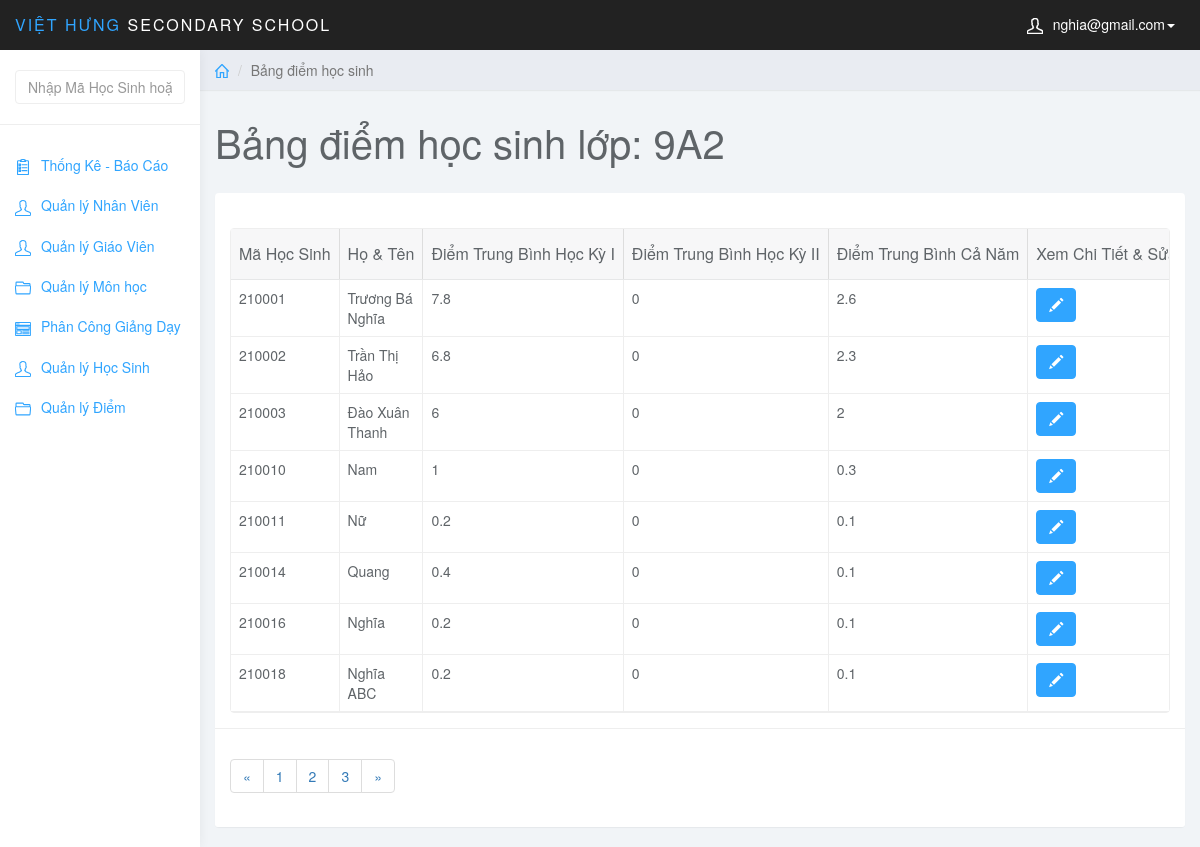
The page /admin/index.php?page=list_diem&id_class=1 (signed in) on the database its author committed.
### tables this page shows
CREATE TABLE `lophoc` (
  `MaLopHoc` varchar(10) NOT NULL,
  `Tenlophoc` varchar(20) NOT NULL,
  `KhoiHoc` varchar(10) NOT NULL,
  PRIMARY KEY (`MaLopHoc`)
);

CREATE TABLE `hocsinh` (
  `MaHS` int(6) NOT NULL,
  `MaLopHoc` varchar(10) NOT NULL,
  `TenHS` varchar(50) NOT NULL,
  `GioiTinh` varchar(5) NOT NULL,
  `NgaySinh` date NOT NULL,
  `NoiSinh` varchar(50) NOT NULL,
  `DanToc` varchar(10) NOT NULL,
  `HoTenCha` varchar(50) NOT NULL,
  `HoTenMe` varchar(50) NOT NULL,
  PRIMARY KEY (`MaHS`),
  KEY `fk_hs_lh` (`MaLopHoc`),
  CONSTRAINT `fk_hs_lh` FOREIGN KEY (`MaLopHoc`) REFERENCES `lophoc` (`MaLopHoc`)
);

### admin/list_diem.php (the view, shortened to what this page needs)
<?php
    $class_id = $_GET['id_class'];
    $sql_view = "SELECT * FROM lophoc WHERE MaLopHoc = '$class_id'";
    $query_view = mysqli_query($conn,$sql_view);
    $row_view = mysqli_fetch_assoc($query_view);
?>
<div class="col-sm-9 col-sm-offset-3 col-lg-10 col-lg-offset-2 main">
		<div class="row">
			<ol class="breadcrumb">
				<li><a href="index.php"><svg class="glyph stroked home"><use xlink:href="#stroked-home"></use></svg></a></li>
				<li class="active">Bảng điểm học sinh</li>
			</ol>
		</div>
		<div class="row">
			<div class="col-lg-12">
				<h1 class="page-header">Bảng điểm học sinh lớp: <?php echo $row_view['Tenlophoc']; ?></h1>
			</div>
		</div>
		<div class="row">
			<div class="col-lg-12">
				<div class="panel panel-default">
					<div class="panel-body">
                        <table
                            data-toolbar="#toolbar"
                            data-toggle="table">
						    <thead>
						    <tr>
						        <th data-field="id" data-sortable="true">Mã Học Sinh</th>
                                <th data-field="name"  data-sortable="true">Họ & Tên</th>
                                <th data-sortable="true">Điểm Trung Bình Học Kỳ I</th>
                                <th data-sortable="true">Điểm Trung Bình Học Kỳ II</th>
                                <th data-sortable="true">Điểm Trung Bình Cả Năm</th>
                                <th>Xem Chi Tiết & Sửa</th>
						    </tr>
                            </thead>
                            <tbody>
                                <?php
                                    $sql = "SELECT * FROM hocsinh WHERE MaLopHoc = '$class_id'";
                                    $query = mysqli_query($conn,$sql);
                                    while ($row = mysqli_fetch_assoc($query)) {
                                        $sql_diem = "SELECT * FROM hocsinh JOIN diem ON hocsinh.MaHS = diem.MaHS JOIN monhoc ON diem.MaMonHoc = monhoc.MaMonHoc JOIN lophoc ON hocsinh.MaLopHoc = lophoc.MaLopHoc JOIN hocky ON diem.MaHocKy = hocky.MaHocKy WHERE hocsinh.MaHS = '{$row['MaHS']}'";
                                        $query_diem = mysqli_query($conn,$sql_diem);
                                        $tb_hk = 0;
                                        $tb_hk2 = 0;
                                        $i=0;
                                        $j=0;
                                        while($row_diem = mysqli_fetch_assoc($query_diem)){
                                            if ($row_diem['MaHocKy']=='20191') {
                                                $tb_hk += $row_diem['DiemTB'];
                                                $i++;
                                            }elseif($row_diem['MaHocKy']=='20192') {
                                                $tb_hk2 += $row_diem['DiemTB'];
                                                $j++;
                                            }
                                        }
                                ?>
                                <tr>
                                    <td><?php echo $row['MaHS'];?></td>
                                    <td><?php echo $row['TenHS']; ?></td>
                                    <td><?php if(isset($tb_hk)){echo $a = round($tb_hk/$i,1);}else{echo '---';}?></td>
                                    <td><?php if(isset($tb_hk2)){echo $b = round($tb_hk2/$j,1);}else{echo '---';} ?></td>
                                    <td><?php echo $tb_nam = round($dtb_nam = ($a+$b*2)/3,1) ?></td>
                                    <td class="form-group">
                                        <a href="index.php?page=edit_diem&id_hs=<?php echo $row['MaHS']; ?>" class="btn btn-primary"><i class="glyphicon glyphicon-pencil"></i></a>
                                    </td>
                                </tr>
                                    <?php } ?>
                            </tbody>
						</table>
                    </div>
                    <div class="panel-footer">
                        <nav aria-label="Page navigation example">
                            <ul class="pagination">
                                <li class="page-item"><a class="page-link" href="#">&laquo;</a></li>
                                <li class="page-item"><a class="page-link" href="#">1</a></li>
                                <li class="page-item"><a class="page-link" href="#">2</a></li>
                                <li class="page-item"><a class="page-link" href="#">3</a></li>
                                <li class="page-item"><a class="page-link" href="#">&raquo;</a></li>
                            </ul>
                        </nav>
                    </div>
				</div>
			</div>
		</div>
	</div>

### admin/css/styles.css (style rules this page uses)
body { background: #f1f4f7; padding-top: 50px; color: #5f6468; }
a, a:hover, a:focus { color: #30a5ff; }
h1, h2, h3, h4, h5, h6 { color: #5f6468; }
h1 { font-weight: 300; font-size: 40px; }
.btn-primary, .btn-primary:hover, .btn-primary:focus, .btn-primary:active, .btn-primary.active, .open > .dropdown-toggle.btn-primary, .btn-primary.disabled, .btn-primary[disabled], fieldset[disabled] .btn-primary, .btn-primary.disabled:hover, .btn-primary[disabled]:hover, fieldset[disabled] .btn-primary:hover, .btn-primary.disabled:focus, .btn-primary[disabled]:focus, fieldset[disabled] .btn-primary:focus, .btn-primary.disabled:active, .btn-primary[disabled]:active, fieldset[disabled] .btn-primary:active, .btn-primary.disabled.active, .btn-primary[disabled].active, fieldset[disabled] .btn-primary.active { background-color: #30a5ff; border-color: #30a5ff; }
.panel { border: 0; }
.panel-footer { background: #fff; border-top: 1px solid #eee; }
.breadcrumb { border-radius: 0; padding: 10px 15px; background: #e9ecf2; box-shadow: 0 1px 1px rgba(0, 0, 0, .05); margin: 0 ; }
h1.page-header { margin-top: 30px; border-bottom: 0; }
.table { background: #fff; }
.breadcrumb .glyph { height: 14px; width: 14px; margin: -2px 0 0 0; stroke-width: 4px; }

### rows shown on the page
lophoc: Tenlophoc "9A2"
hocsinh: MaHS "210001", TenHS "Trương Bá Nghĩa", i "7.8", j "0", b "2.6"
hocsinh: MaHS "210002", TenHS "Trần Thị Hảo", i "6.8", j "0", b "2.3"
hocsinh: MaHS "210003", TenHS "Đào Xuân Thanh", i "6", j "0", b "2"
hocsinh: MaHS "210010", TenHS "Nam", i "1", j "0", b "0.3"
hocsinh: MaHS "210011", TenHS "Nữ", i "0.2", j "0", b "0.1"
hocsinh: MaHS "210014", TenHS "Quang", i "0.4", j "0", b "0.1"
hocsinh: MaHS "210016", TenHS "Nghĩa", i "0.2", j "0", b "0.1"
hocsinh: MaHS "210018", TenHS "Nghĩa ABC", i "0.2", j "0", b "0.1"

### other values the page prints
$_SESSION['mail_user'] "nghia@gmail.com"
